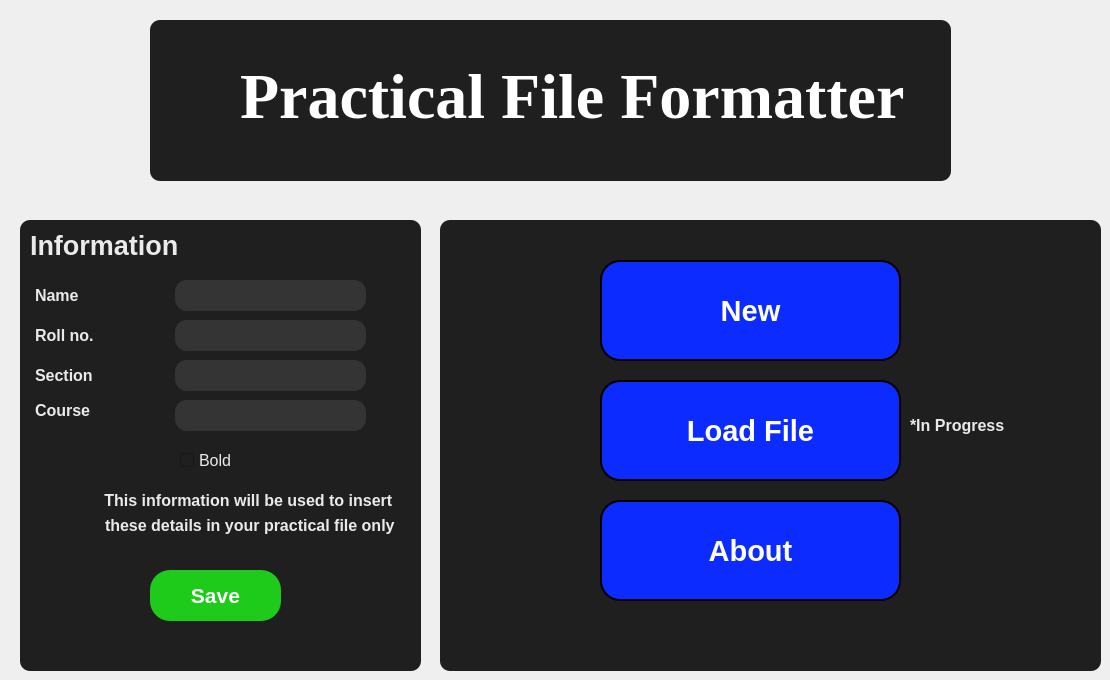
    <widget class="QWidget" name="page_1">
     <widget class="QFrame" name="pg1_InfoForm">
      <property name="geometry">
       <rect>
        <x>20</x>
        <y>220</y>
        <width>401</width>
        <height>451</height>
       </rect>
      </property>
      <property name="styleSheet">
       <string notr="true">

QFrame{
	background-color: rgb(31, 31, 31);
	border-radius: 10px;
}</string>
      </property>
      <property name="frameShape">
       <enum>QFrame::StyledPanel</enum>
      </property>
      <property name="frameShadow">
       <enum>QFrame::Raised</enum>
      </property>
      <widget class="QLabel" name="label_20">
       <property name="geometry">
        <rect>
         <x>10</x>
         <y>0</y>
         <width>201</width>
         <height>51</height>
        </rect>
       </property>
       <property name="font">
        <font>
         <pointsize>20</pointsize>
         <weight>75</weight>
         <bold>true</bold>
        </font>
       </property>
       <property name="styleSheet">
        <string notr="true">color: rgb(234, 234, 234);</string>
       </property>
       <property name="text">
        <string>Information</string>
       </property>
      </widget>
      <widget class="QLabel" name="label_29">
       <property name="geometry">
        <rect>
         <x>15</x>
         <y>50</y>
         <width>141</width>
         <height>51</height>
        </rect>
       </property>
       <property name="font">
        <font>
         <pointsize>12</pointsize>
         <weight>75</weight>
         <bold>true</bold>
        </font>
       </property>
       <property name="styleSheet">
        <string notr="true">color: rgb(234, 234, 234);</string>
       </property>
       <property name="text">
        <string>Name</string>
       </property>
      </widget>
      <widget class="QLineEdit" name="pg1_NameInp">
       <property name="geometry">
        <rect>
         <x>155</x>
         <y>60</y>
         <width>191</width>
         <height>31</height>
        </rect>
       </property>
       <property name="font">
        <font>
         <pointsize>12</pointsize>
        </font>
       </property>
       <property name="styleSheet">
        <string notr="true">QLineEdit{

	color: rgb(234, 234, 234);
	background-color: rgb(52, 52, 52);
	border: 2pxs solid rgb(11, 11, 11);
	border-radius: 12px;
}</string>
       </property>
      </widget>
      <widget class="QLabel" name="label_31">
       <property name="geometry">
        <rect>
         <x>15</x>
         <y>105</y>
         <width>111</width>
         <height>21</height>
        </rect>
       </property>
       <property name="font">
        <font>
         <pointsize>12</pointsize>
         <weight>75</weight>
         <bold>true</bold>
        </font>
       </property>
       <property name="styleSheet">
        <string notr="true">color: rgb(234, 234, 234);</string>
       </property>
       <property name="text">
        <string>Roll no.</string>
       </property>
      </widget>
      <widget class="QLineEdit" name="pg1_RollNoInp">
       <property name="geometry">
        <rect>
         <x>155</x>
         <y>100</y>
         <width>191</width>
         <height>31</height>
        </rect>
       </property>
       <property name="font">
        <font>
         <pointsize>12</pointsize>
        </font>
       </property>
       <property name="styleSheet">
        <string notr="true">QLineEdit{

	color: rgb(234, 234, 234);
	background-color: rgb(52, 52, 52);
	border: 2pxs solid rgb(11, 11, 11);
	border-radius: 12px;
}</string>
       </property>
      </widget>
      <widget class="QCheckBox" name="pg1_inforBoldCB">
       <property name="geometry">
        <rect>
         <x>160</x>
         <y>230</y>
         <width>81</width>
         <height>20</height>
        </rect>
       </property>
       <property name="font">
        <font>
         <pointsize>12</pointsize>
        </font>
       </property>
       <property name="styleSheet">
        <string notr="true">QCheckBox{
	color: rgb(234, 234, 234);
	
	background-color: rgb(31, 31, 31);
}</string>
       </property>
       <property name="text">
        <string>Bold</string>
       </property>
      </widget>
      <widget class="QLabel" name="label_33">
       <property name="geometry">
        <rect>
         <x>15</x>
         <y>145</y>
         <width>111</width>
         <height>21</height>
        </rect>
       </property>
       <property name="font">
        <font>
         <pointsize>12</pointsize>
         <weight>75</weight>
         <bold>true</bold>
        </font>
       </property>
       <property name="styleSheet">
        <string notr="true">color: rgb(234, 234, 234);</string>
       </property>
       <property name="text">
        <string>Section</string>
       </property>
      </widget>
      <widget class="QLabel" name="label_34">
       <property name="geometry">
        <rect>
         <x>15</x>
         <y>180</y>
         <width>111</width>
         <height>21</height>
        </rect>
       </property>
       <property name="font">
        <font>
         <pointsize>12</pointsize>
         <weight>75</weight>
         <bold>true</bold>
        </font>
       </property>
       <property name="styleSheet">
        <string notr="true">color: rgb(234, 234, 234);</string>
       </property>
       <property name="text">
        <string>Course</string>
       </property>
      </widget>
      <widget class="QLineEdit" name="pg1_SectionInp">
       <property name="geometry">
        <rect>
         <x>155</x>
         <y>140</y>
         <width>191</width>
         <height>31</height>
        </rect>
       </property>
       <property name="font">
        <font>
         <pointsize>12</pointsize>
        </font>
       </property>
       <property name="styleSheet">
        <string notr="true">QLineEdit{

	color: rgb(234, 234, 234);
	background-color: rgb(52, 52, 52);
	border: 2pxs solid rgb(11, 11, 11);
	border-radius: 12px;
}</string>
       </property>
      </widget>
      <widget class="QLineEdit" name="pg1_CourseInp">
       <property name="geometry">
        <rect>
         <x>155</x>
         <y>180</y>
         <width>191</width>
         <height>31</height>
        </rect>
       </property>
       <property name="font">
        <font>
         <pointsize>12</pointsize>
        </font>
       </property>
       <property name="styleSheet">
        <string notr="true">QLineEdit{

	color: rgb(234, 234, 234);
	background-color: rgb(52, 52, 52);
	border: 2pxs solid rgb(11, 11, 11);
	border-radius: 12px;
}</string>
       </property>
      </widget>
      <widget class="QPushButton" name="pg1_SaveInfoButton">
       <property name="geometry">
        <rect>
         <x>130</x>
         <y>350</y>
         <width>131</width>
         <height>51</height>
        </rect>
       </property>
       <property name="font">
        <font>
         <family>Tahoma</family>
         <pointsize>16</pointsize>
         <weight>75</weight>
         <bold>true</bold>
        </font>
       </property>
       <property name="cursor">
        <cursorShape>PointingHandCursor</cursorShape>
       </property>
       <property name="styleSheet">
        <string notr="true"> QPushButton {
	
	background-color: rgb(30, 203, 27);
	border: 2px  rgb(31, 31, 31);
	border-radius: 20px;
	color: rgb(255, 255, 255);
}
QPushButton:hover {
 	 
	
	background-color: rgb(10, 186, 1);
}

QPushButton:pressed{
	
	
	background-color: rgb(0, 255, 128);
}</string>
       </property>
       <property name="text">
        <string>Save</string>
       </property>
      </widget>
      <widget class="QLabel" name="label_35">
       <property name="geometry">
        <rect>
         <x>80</x>
         <y>270</y>
         <width>401</width>
         <height>21</height>
        </rect>
       </property>
       <property name="font">
        <font>
         <pointsize>12</pointsize>
         <weight>75</weight>
         <bold>true</bold>
        </font>
       </property>
       <property name="styleSheet">
        <string notr="true">color: rgb(234, 234, 234);</string>
       </property>
       <property name="text">
        <string> This information will be used to insert</string>
       </property>
      </widget>
      <widget class="QLabel" name="label_36">
       <property name="geometry">
        <rect>
         <x>85</x>
         <y>290</y>
         <width>381</width>
         <height>31</height>
        </rect>
       </property>
       <property name="font">
        <font>
         <pointsize>12</pointsize>
         <weight>75</weight>
         <bold>true</bold>
        </font>
       </property>
       <property name="styleSheet">
        <string notr="true">color: rgb(234, 234, 234);</string>
       </property>
       <property name="text">
        <string>these details in your practical file only</string>
       </property>
      </widget>
     </widget>
     <widget class="QFrame" name="pg1_NewExisFrame">
      <property name="geometry">
       <rect>
        <x>440</x>
        <y>220</y>
        <width>661</width>
        <height>451</height>
       </rect>
      </property>
      <property name="styleSheet">
       <string notr="true">

QFrame{
	background-color: rgb(31, 31, 31);
	border-radius: 10px;
}</string>
      </property>
      <property name="frameShape">
       <enum>QFrame::StyledPanel</enum>
      </property>
      <property name="frameShadow">
       <enum>QFrame::Raised</enum>
      </property>
      <widget class="QPushButton" name="pg1_next_2">
       <property name="geometry">
        <rect>
         <x>160</x>
         <y>160</y>
         <width>301</width>
         <height>101</height>
        </rect>
       </property>
       <property name="font">
        <font>
         <family>Tahoma</family>
         <pointsize>22</pointsize>
         <weight>75</weight>
         <bold>true</bold>
        </font>
       </property>
       <property name="cursor">
        <cursorShape>PointingHandCursor</cursorShape>
       </property>
       <property name="mouseTracking">
        <bool>false</bool>
       </property>
       <property name="whatsThis">
        <string>This is jhoncena</string>
       </property>
       <property name="styleSheet">
        <string notr="true"> QPushButton {
	background-color: rgb(12, 44, 255);
	border: 2px solid black;
	border-radius: 20px;
	color: rgb(255, 255, 255);
}
QPushButton:hover {
 	 
	background-color: rgb(0, 2, 147);
}

QPushButton:pressed{
	
	background-color: rgb(75, 192, 255);
}</string>
       </property>
       <property name="text">
        <string>Load File</string>
       </property>
      </widget>
      <widget class="QPushButton" name="pg1_next">
       <property name="geometry">
        <rect>
         <x>160</x>
         <y>40</y>
         <width>301</width>
         <height>101</height>
        </rect>
       </property>
       <property name="font">
        <font>
         <family>Tahoma</family>
         <pointsize>22</pointsize>
         <weight>75</weight>
         <bold>true</bold>
        </font>
       </property>
       <property name="cursor">
        <cursorShape>PointingHandCursor</cursorShape>
       </property>
       <property name="mouseTracking">
        <bool>false</bool>
       </property>
       <property name="whatsThis">
        <string>This is jhoncena</string>
       </property>
       <property name="styleSheet">
        <string notr="true"> QPushButton {
	background-color: rgb(12, 44, 255);
	border: 2px solid black;
	border-radius: 20px;
	color: rgb(255, 255, 255);
}
QPushButton:hover {
 	 
	background-color: rgb(0, 2, 147);
}

QPushButton:pressed{
	
	background-color: rgb(75, 192, 255);
}</string>
       </property>
       <property name="text">
        <string>New</string>
       </property>
      </widget>
      <widget class="QPushButton" name="pg1_next_3">
       <property name="geometry">
        <rect>
         <x>160</x>
         <y>280</y>
         <width>301</width>
         <height>101</height>
        </rect>
       </property>
       <property name="font">
        <font>
         <family>Tahoma</family>
         <pointsize>22</pointsize>
         <weight>75</weight>
         <bold>true</bold>
        </font>
       </property>
       <property name="cursor">
        <cursorShape>PointingHandCursor</cursorShape>
       </property>
       <property name="mouseTracking">
        <bool>false</bool>
       </property>
       <property name="whatsThis">
        <string>This is jhoncena</string>
       </property>
       <property name="styleSheet">
        <string notr="true"> QPushButton {
	background-color: rgb(12, 44, 255);
	border: 2px solid black;
	border-radius: 20px;
	color: rgb(255, 255, 255);
}
QPushButton:hover {
 	 
	background-color: rgb(0, 2, 147);
}

QPushButton:pressed{
	
	background-color: rgb(75, 192, 255);
}</string>
       </property>
       <property name="text">
        <string>About</string>
       </property>
      </widget>
      <widget class="QLabel" name="label_37">
       <property name="geometry">
        <rect>
         <x>470</x>
         <y>190</y>
         <width>131</width>
         <height>31</height>
        </rect>
       </property>
       <property name="font">
        <font>
         <pointsize>12</pointsize>
         <weight>75</weight>
         <bold>true</bold>
        </font>
       </property>
       <property name="styleSheet">
        <string notr="true">color: rgb(234, 234, 234);</string>
       </property>
       <property name="text">
        <string>*In Progress</string>
       </property>
      </widget>
     </widget>
     <widget class="QFrame" name="pg2_OverallFrame_3">
      <property name="geometry">
       <rect>
        <x>150</x>
        <y>20</y>
        <width>801</width>
        <height>161</height>
       </rect>
      </property>
      <property name="styleSheet">
       <string notr="true">

QFrame{
	background-color: rgb(31, 31, 31);
	border-radius: 10px;
}</string>
      </property>
      <property name="frameShape">
       <enum>QFrame::StyledPanel</enum>
      </property>
      <property name="frameShadow">
       <enum>QFrame::Raised</enum>
      </property>
      <widget class="QLabel" name="label_5">
       <property name="geometry">
        <rect>
         <x>90</x>
         <y>30</y>
         <width>831</width>
         <height>91</height>
        </rect>
       </property>
       <property name="font">
        <font>
         <family>Times New Roman</family>
         <pointsize>48</pointsize>
         <weight>75</weight>
         <bold>true</bold>
        </font>
       </property>
       <property name="styleSheet">
        <string notr="true">color: rgb(255, 255, 255);</string>
       </property>
       <property name="text">
        <string>Practical File Formatter</string>
       </property>
      </widget>
     </widget>
    </widget>
